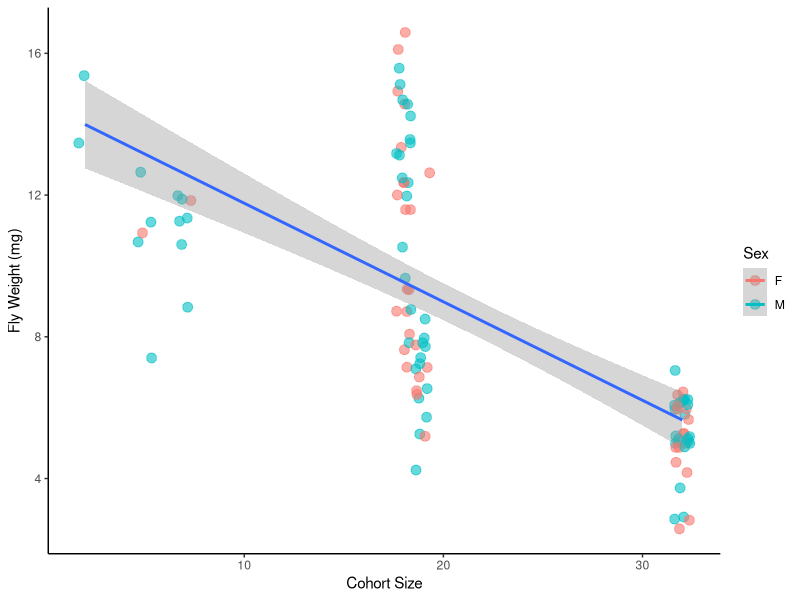
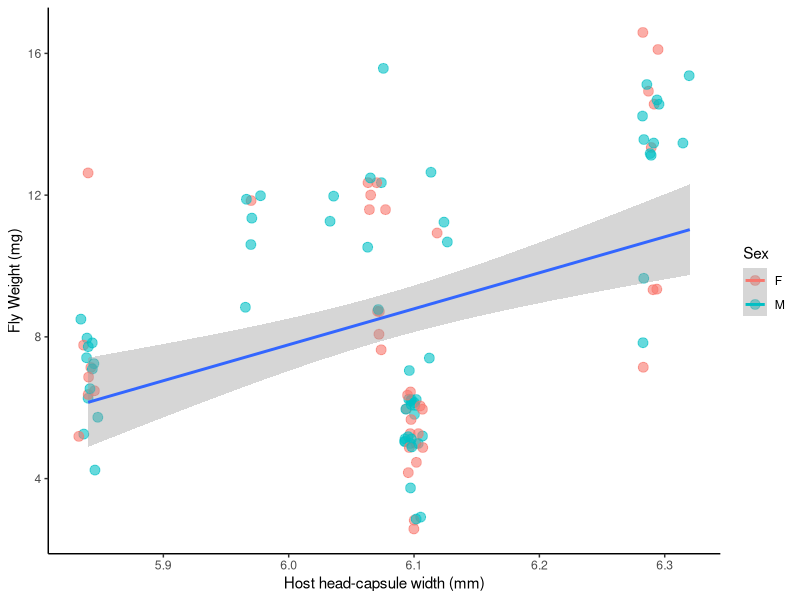
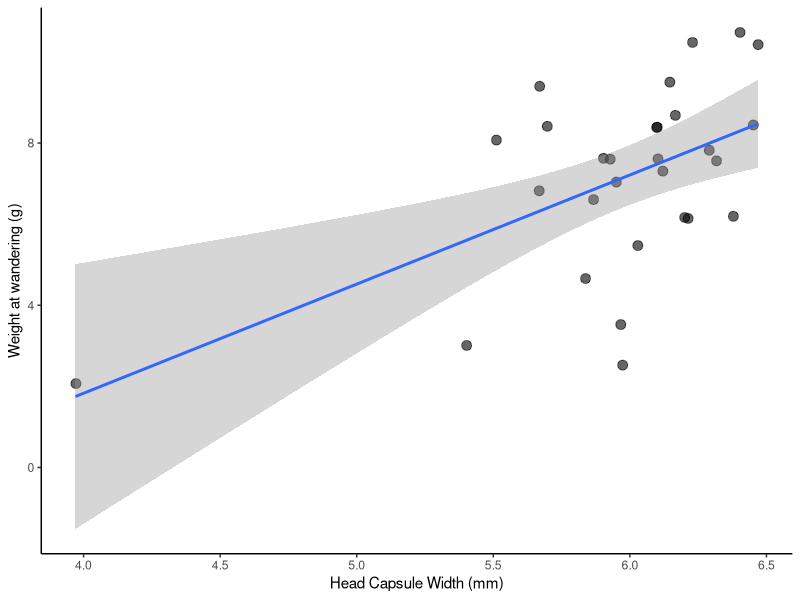
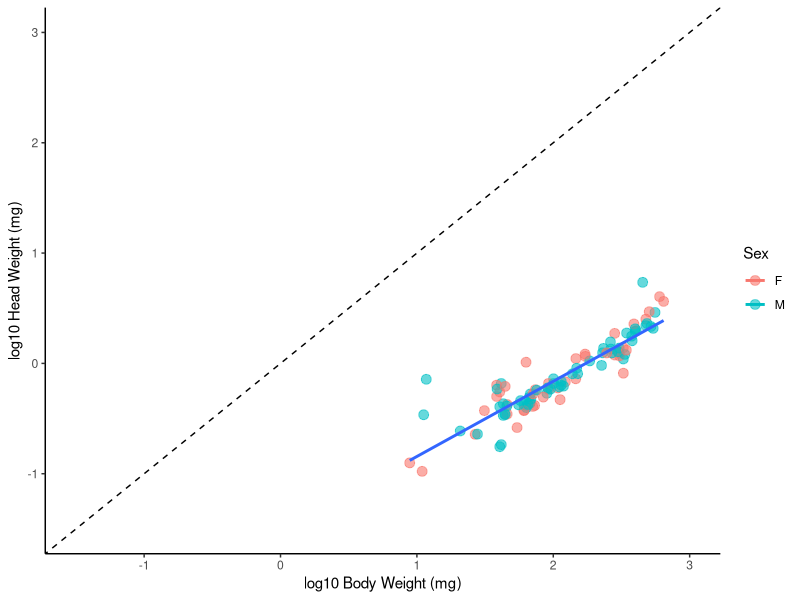
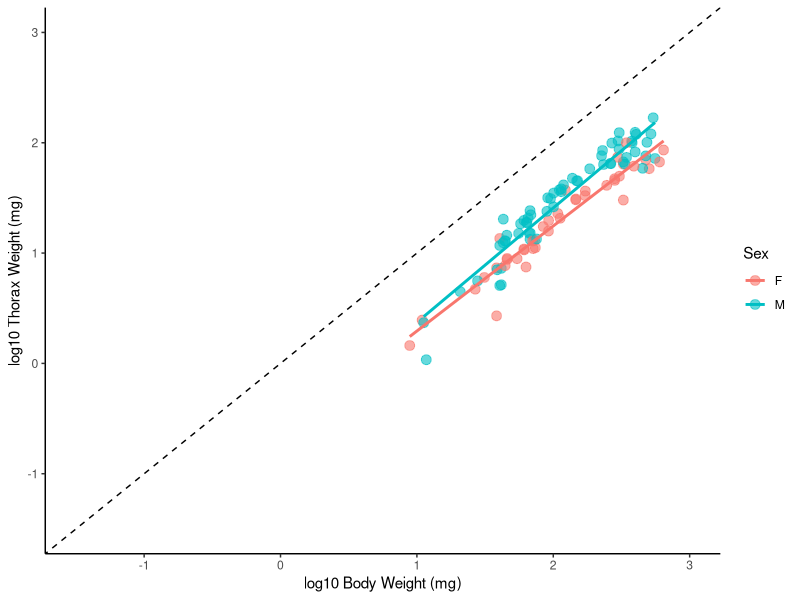
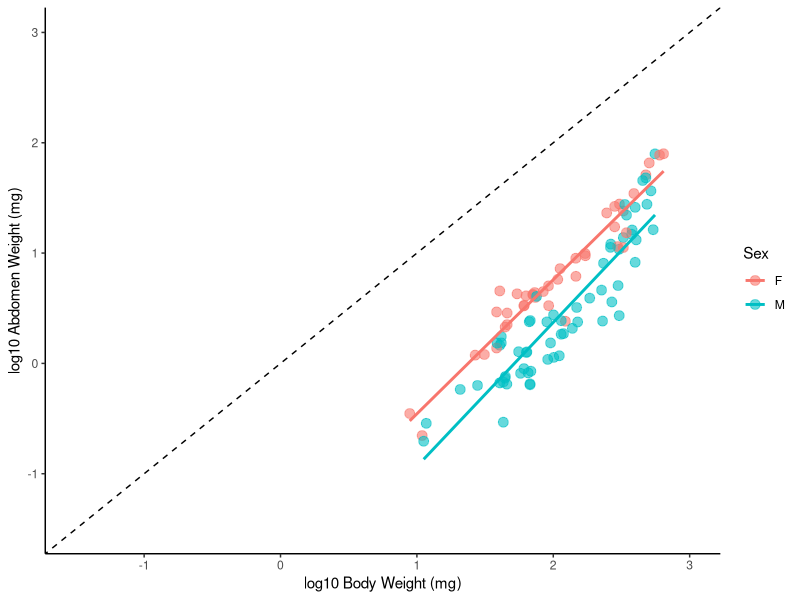
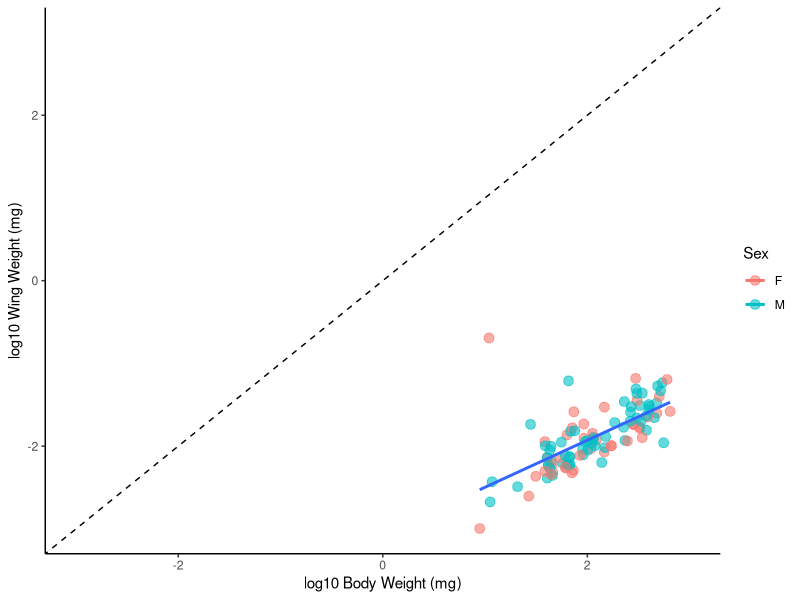
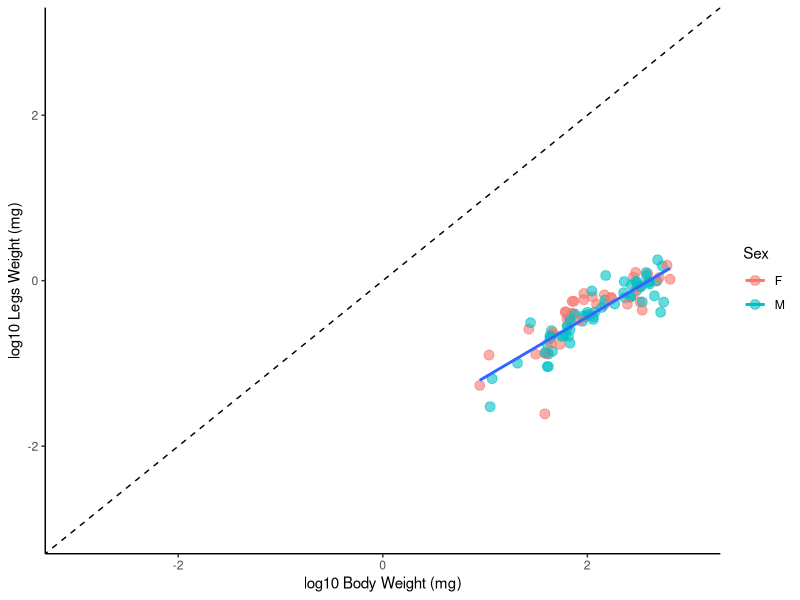

Source code (R) for these figures, in order:
#Tachinid Competitive and Development Project - Data Exploration
#Keaton Wilson
#2018-02-13
#keatonwilson@me.com

#Packages
library(tidyverse)

#Importing the master data file
tach_master = read_csv(file = "Data/TachDataFull.csv")

#Cleaning up a bit
tach_master = tach_master %>%
  select(-SiblingNumber, -NutritionIndex)
tach_master$Sex = factor(tach_master$Sex)

#First steps: 1. Let's get sibling numbers for each group so we can calculate the nutritional index.
siblings = tach_master %>%
  group_by(CaterpillarID) %>%
  summarize(sib_number = max(FlyID))

#left_Join this
tach_master = tach_master %>%
  left_join(siblings)

#Generating a Nutritional Index that is the head capsule width divided by the number of siblings in a cohort
tach_master = tach_master %>%
  mutate(nut_index = HeadCapsuleWidth/sib_number)

#Let's impute NA values. 
library(caret)
install.packages("VIM")
library(VIM)


tach_master_impute = as.tibble(kNN(tach_master, variable = colnames(tach_master[8:13]), numFun = "weightedMean"))
tach_master_impute$FlyWeight = as.numeric(tach_master_impute$FlyWeight)



#Exploratory plots!

#Fly weight as a function of sibling number
ggplot(tach_master_impute, aes(x = sib_number, y = FlyWeight, color = Sex)) +
  geom_jitter(size = 3, alpha = 0.6) +
  theme_classic() +
  geom_smooth(method = "lm", aes(group = 1)) +
  xlab("Cohort Size") +
  ylab("Fly Weight (mg)")

#Fly weight as a function of head capsule size
ggplot(tach_master_impute, aes(x = HeadCapsuleWidth, y = FlyWeight, color = Sex)) +
  geom_jitter(size = 3, alpha = 0.6) +
  theme_classic() +
  geom_smooth(method = "lm", aes(group = 1)) +
  xlab("Host head-capsule width (mm)") +
  ylab("Fly Weight (mg)")

#best model seems to be one that includes both, additively.
lm1 = lm(FlyWeight ~ sib_number + HeadCapsuleWidth, data = tach_master_impute)
summary(lm1)
#Also interesting to note how sex doesn't come into play here... it makes the model worse. Indicating that this relationship isn't
#different among the sexes

#Also need to show that there is a positive correlation between head-capsule width and weight @ wander
#Read in bigger data set

head_cap_wander = read_csv(file = "Data/Parasitized Caterpillar Data.csv")
ggplot(head_cap_wander, aes(x = HeadCapsuleWidth, y = WanderWeight)) +
  geom_jitter(size = 3, alpha = 0.6) +
  theme_classic() +
  geom_smooth(method = "lm") +
  xlab("Head Capsule Width (mm)") +
  ylab("Weight at wandering (g)")

lm_head_cap = lm(WanderWeight ~ HeadCapsuleWidth, data = head_cap_wander)

#Not great - but there are a lot of other variables embedded in that - perhaps it's better to use other examples from the literature.

#Ok, now the fun stuff.

#Head weight versus body weight 
ggplot(tach_master_impute, aes(x = log(FlyWeight), y = log(HeadWeight), color = Sex)) +
  geom_point(size = 3, alpha = 0.6) +
  theme_classic() +
  geom_abline(slope = 1, intercept = 0, lty = 2) +
  coord_cartesian(xlim = c(-1.5, 3), ylim = c(-1.5,3)) +
  geom_smooth(method = "lm", se = FALSE, aes(group = 1)) +
  xlab("log10 Body Weight (mg)") +
  ylab("log10 Head Weight (mg)")
  
#No difference between males and females
lmhvb = lm(log(HeadWeight) ~ log(FlyWeight), data = tach_master_impute)


#Thorax versus Body  
ggplot(tach_master_impute, aes(x = log(FlyWeight), y = log(ThoraxWeight), color = Sex)) +
  geom_point(size = 3, alpha = 0.6) +
  theme_classic() +
  geom_abline(slope = 1, intercept = 0, lty = 2) +
  coord_cartesian(xlim = c(-1.5, 3), ylim = c(-1.5,3)) +
  geom_smooth(method = "lm", se = FALSE) +
  xlab("log10 Body Weight (mg)") +
  ylab("log10 Thorax Weight (mg)")

#Differences between males and females
lmtvbvs = lm(log(ThoraxWeight) ~ log(FlyWeight) + Sex, data = tach_master_impute)

#Yep, Males are significantly higher, no difference in slope though.

#Abdomen versus Body
ggplot(tach_master_impute, aes(x = log(FlyWeight), y = log(AbWeight), color = Sex)) +
  geom_point(size = 3, alpha = 0.6) +
  theme_classic() +
  geom_abline(slope = 1, intercept = 0, lty = 2) +
  coord_cartesian(xlim = c(-1.5, 3), ylim = c(-1.5,3)) +
  geom_smooth(method = "lm", se = FALSE) +
  xlab("log10 Body Weight (mg)") +
  ylab("log10 Abdomen Weight (mg)")

#Things are reversed. Females are significantly higher, no difference in slopes. 
lmavbvs = lm(log(AbWeight) ~ log(FlyWeight) + Sex, data = tach_master_impute)


#Wings versus Body
ggplot(tach_master_impute, aes(x = log(FlyWeight), y = log(WingWeight), color = Sex)) +
  geom_point(size = 3, alpha = 0.6) +
  theme_classic() +
  geom_abline(slope = 1, intercept = 0, lty = 2) +
  coord_cartesian(xlim = c(-3, 3), ylim = c(-3,3)) +
  geom_smooth(method = "lm", se = FALSE, aes(group = 1)) +
  xlab("log10 Body Weight (mg)") +
  ylab("log10 Wing Weight (mg)")

#No difference between males and females

#Legs versus Body
ggplot(tach_master_impute, aes(x = log(FlyWeight), y = log(as.numeric(LegsWeight)), color = Sex)) +
  geom_point(size = 3, alpha = 0.6) +
  theme_classic() +
  geom_abline(slope = 1, intercept = 0, lty = 2) +
  coord_cartesian(xlim = c(-3, 3), ylim = c(-3,3)) +
  geom_smooth(method = "lm", se = FALSE, aes(group = 1)) +
  xlab("log10 Body Weight (mg)") +
  ylab("log10 Legs Weight (mg)")


#Ok, these are rad, and Goggy will love them, I think. 


#Can we do them all on one plot!?
ggplot(tach_master_impute, aes(x = log(FlyWeight), y = log(HeadWeight), color = Sex)) +
  geom_point(size = 2, alpha = 0.5) +
  geom_smooth(method = "lm", se = FALSE, aes(group = 1), color = "black") +
  geom_point(aes(x = log(FlyWeight), y = log(ThoraxWeight)), size = 2, alpha = 0.5, shape = 17) +
    geom_smooth(method = "lm", se = FALSE, aes(x = log(FlyWeight), y = log(ThoraxWeight))) +
  geom_point(aes(x = log(FlyWeight), y = log(AbWeight)), size = 2, alpha = 0.5, shape = 18) +
    geom_smooth(method = "lm", se = FALSE, aes(x = log(FlyWeight), y = log(AbWeight))) +
  geom_point(aes(x = log(FlyWeight), y = log(WingWeight)), size = 2, alpha = 0.5, shape = 4) +
    geom_smooth(method = "lm", se = FALSE, color = "black", aes(group = 1, x = log(FlyWeight), y = log(WingWeight))) +
  geom_point(aes(x = log(FlyWeight), y = log(as.numeric(LegsWeight))), size = 2, alpha = 0.5, shape = 3) +
    geom_smooth(method = "lm", se = FALSE, color = "black", aes(group = 1, x = log(FlyWeight), y = log(as.numeric(LegsWeight)))) +
  theme_classic() +
  geom_abline(slope = 1, intercept = 0, lty = 2) +
  coord_cartesian(xlim = c(0, 3), ylim = c(-3,3)) +
  xlab("log10 Body Weight (mg)") +
  ylab("log10 Body Part Weight (mg)") +
  geom_label(show.legend = FALSE, aes(x = 3, y = 2.2, label = "Thorax", size = 10), color = "black") +
  geom_label(show.legend = FALSE, aes(x = 3, y = 1.5, label = "Abdomen", size = 10), color = "black") +
  geom_label(show.legend = FALSE, aes(x = 3, y = 0.5, label = "Head", size = 10), color = "black") +
  geom_label(show.legend = FALSE, aes(x = 3, y = 0.1, label = "Legs", size = 10), color = "black") +
  geom_label(show.legend = FALSE, aes(x = 3, y = -1.3, label = "Wings", size = 10), color = "black")

#Didn't he do relative body part size plotted against size?

ggplot(tach_master_impute, aes(x = FlyWeight, y = HeadWeight/FlyWeight, color = Sex)) +
  geom_point(size = 3, alpha = 0.6) +
  theme_classic() +
  geom_smooth(method = "glm", formula = y ~ poly(x, 2), aes(group = 1), color = "black")

ggplot(tach_master_impute, aes(x = FlyWeight, y = ThoraxWeight/FlyWeight, color = Sex)) +
  geom_point(size = 3, alpha = 0.6) +
  theme_classic() +
  geom_smooth(method = "glm", formula = y ~ poly(x, 2))

ggplot(tach_master_impute, aes(x = FlyWeight, y = AbWeight/FlyWeight, color = Sex)) +
  geom_point(size = 3, alpha = 0.6) +
  theme_classic() +
  geom_smooth(method = "glm")


#Seems like there might a wing-weight that is fucked up - outlier removed - should probably remove all data where the wing category is False
ggplot((tach_master_impute %>% filter(WingWeight/FlyWeight < 0.1)), aes(x = FlyWeight, y = WingWeight/FlyWeight, color = Sex)) +
  geom_point(size = 3, alpha = 0.6) +
  theme_classic() +
  geom_smooth(method = "glm")


ggplot(tach_master_impute, aes(x = FlyWeight, y = as.numeric(LegsWeight)/FlyWeight, color = Sex)) +
  geom_point(size = 3, alpha = 0.6) +
  theme_classic() +
  geom_smooth(method = "glm")


#Comparing body parts
ggplot(tach_master_impute, aes(x = ThoraxWeight/FlyWeight, y = AbWeight/FlyWeight, color = Sex)) +
  geom_point(size = 3, alpha = 0.6) +
  theme_classic() +
  geom_smooth(method = "lm")
